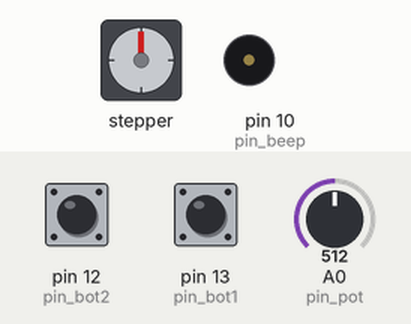
A sketch run on a simulated Arduino Uno, built with avr-gcc and run on an emulated ATmega328P. Parts: stepper motor, buzzer (waves = sounding, pin HIGH). The inputs (shaded band) are chosen by the test bench; at power-on: pin 12 (pin_bot2) LOW, pin 13 (pin_bot1) LOW, A0 (pin_pot) = 512. Stepper angles assume 2038 steps per turn; what the sketch prints to the serial monitor is not drawn.

Above: at 1.2 s.
1.3 s: pin 12 (pin_bot2) pulled HIGH for 3.2 s
At 5.6 s:
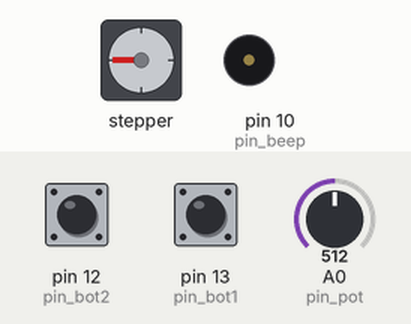
6.0 s: pin 12 (pin_bot2) pulled HIGH for 0.15 s
At 8.6 s:
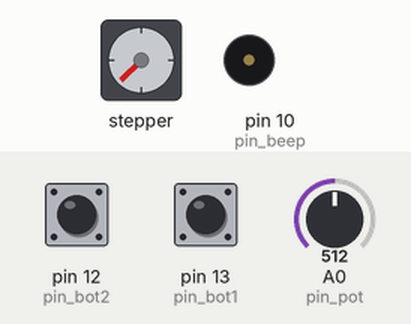
9.0 s: pin 12 (pin_bot2) pulled HIGH for 1 s
At 10.9 s:
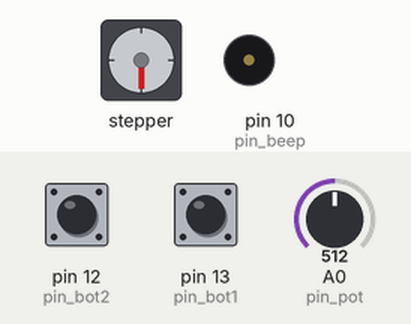
12.0 s: pin 12 (pin_bot2) pulled HIGH for 0.15 s
At 14.7 s:
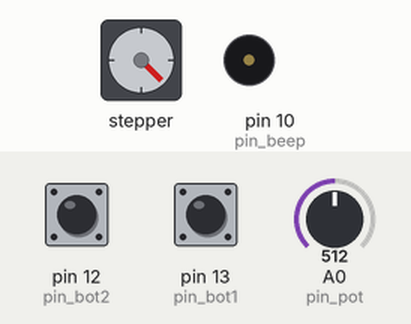
15.0 s: pin 12 (pin_bot2) pulled HIGH for 0.15 s
At 17.7 s:
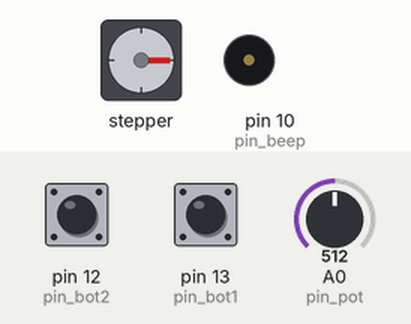
18.0 s: pin 13 (pin_bot1) pulled HIGH for 0.15 s
At 18.51 s:
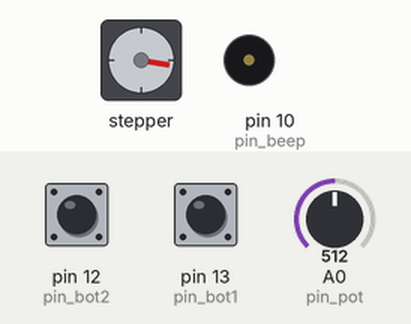
Timing chart, 0 to 21.0 s (numbered marks = the images above; inputs shaded):
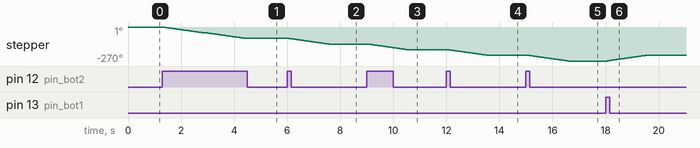

The sketch:

alg_d.ino
```cpp
#include <Stepper.h>
//Declarando variaveis:
const int steps_per_revolution = 2038;
#define pin_pot A0
#define pin_bot1 13
#define pin_bot2 12
#define pin_beep 10
int valor_pot;
long unsigned int tempo, tempo_anterior;
bool valor_bot1, valor_bot2, pre1, pre2, girar_teste = 0;

Stepper motor_passos = Stepper(steps_per_revolution, 7, 5, 6, 4); //Criando Objeto Stepper - Motor de Passos

void setup(){
  Serial.begin(9600); //Iniciando a comunicação serial
  motor_passos.setSpeed(10); //Setando inicialmente velocidade para 5 RPM
  pinMode(pin_bot1, INPUT);
  pinMode(pin_bot2, INPUT);
  pinMode(pin_beep, OUTPUT);
  tempo_anterior = millis(); //Inicio dos tempos
} //Fim SETUP

void altera_velocidade(){

valor_pot = analogRead(pin_pot);
int velocidade = map(valor_pot, -200, 1075, 0, 10); //Mapeia a velocidade do motor, usando parametros afim de evitar v = 0
motor_passos.setSpeed(velocidade);
Serial.println(velocidade);
} //Altera a velocidade pela leitrua do potenciometro após chamada várias vezes (cada 10 passos)

void beep(){
digitalWrite(pin_beep, 1);
delay(150);
digitalWrite(pin_beep, 0);
} //Fim BEEP

void girar(){
  while(girar_teste == 0){
    valor_bot1 = digitalRead(pin_bot1);
    valor_bot2 = digitalRead(pin_bot2);
    Serial.println("HAB");

    if(valor_bot1 == 1 && valor_bot2 == 1){
      tempo = millis();
    if(valor_bot1 == 1 && valor_bot2 == 1 && (tempo - tempo_anterior > 2000)){
    tempo_anterior = millis();
    girar_teste = 1;
    beep();
    }
    } else
      tempo_anterior = millis(); //Fim if-else checagem para sair após 2 segundos

    motor_passos.step(10);
    altera_velocidade();
  } //While para controlar a função em loop

} //Função para girar continuo até sair dela

void loop(){
Serial.println("MAIN");
altera_velocidade();
tempo = millis();
//valor_pot = analogRead(pin_pot);

delay(50);
valor_bot1 = digitalRead(pin_bot1);
valor_bot2 = digitalRead(pin_bot2);

if((valor_bot1 == 1 && valor_bot2 == 0) && pre1 == 1){

  motor_passos.step(steps_per_revolution/8);
}

if((valor_bot2 == 1 && valor_bot1 == 0) && pre2 == 1){

  motor_passos.step(-steps_per_revolution/8);
}

//Extrutura de if-else que previnem o clique junto executar algo:
if((valor_bot1 == 1 && valor_bot2 == 0) && pre1 == 0)
  pre1 = 1;
else
  pre1 = 0;

if((valor_bot1 == 0 && valor_bot2 == 1) && pre2 == 0)
  pre2 = 1;
else
  pre2 = 0;

//Extrutura de identificação para botões pressionado 2 segundos
if(valor_bot1 == 1 && valor_bot2 == 1){
if(valor_bot1 == 1 && valor_bot2 == 1 && (tempo - tempo_anterior > 2000)){
  tempo_anterior = millis();
  beep();
  girar_teste = 0;
  girar();
}
} else
  tempo_anterior = millis();

} //Fim LOOP
```

Measured:
- after the input at 1.3 s, stepper: turns 90° counter-clockwise in 3.1 s, starting after 0.06 s
- after the input at 6.0 s, stepper: turns 45° counter-clockwise in 1.5 s, starting after 0.09 s
- after the input at 9.0 s, stepper: turns 45° counter-clockwise in 1.5 s, starting after 0.05 s
- after the input at 12.0 s, stepper: turns 45° counter-clockwise in 1.5 s, starting after 0.09 s
- after the input at 15.0 s, stepper: turns 45° counter-clockwise in 1.5 s, starting after 0.11 s
- after the input at 18.0 s, stepper: turns 45° clockwise in 1.5 s, starting after 0.06 s
